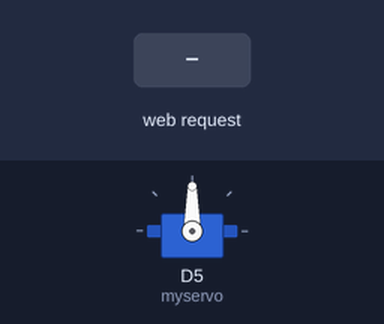
This sketch was run on a simulated ESP8266 (NodeMCU). Shown: servo. The test bench sets the inputs (shaded band). WiFi joins after 1.5 s; servers stay silent unless stated; what the sketch prints to the serial monitor is not drawn.

Above: at 4.2 s.
4.3 s: HTTP request GET /servo?angle=1 received
At 6.0 s:
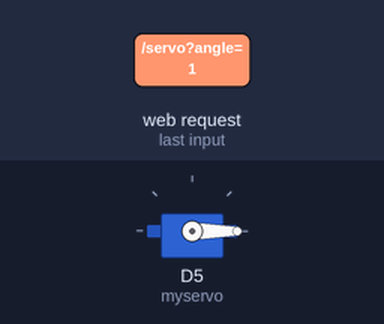
6.3 s: HTTP request GET /servo?angle=120 received
At 6.55 s:
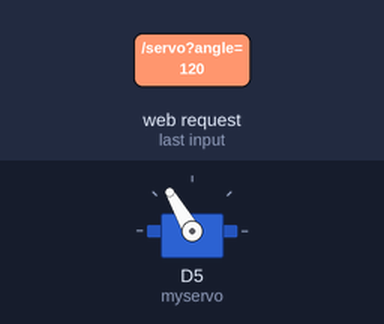
Timing chart, 0 to 9.3 s (numbered marks = the images above; inputs shaded):
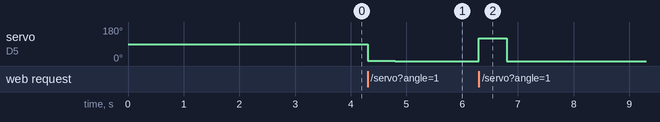

Measured:
- after the input at 4.3 s, servo on D5 (myservo): 90° → 1° at once, → 0° 0.50 s later
- after the input at 6.3 s, servo on D5 (myservo): 0° → 120° at once, → 0° 0.50 s later

The sketch:

servo_nhietdodoam_sieuam.ino
```cpp
#include <ESP8266WiFi.h>
#include <ESP8266WebServer.h>

// const char* ssid = "Redmi Note 9S";
// const char* password = "qazwsx123";
const char* ssid = "ICOFFEE";
const char* password = "xincamon";

// Khởi tạo đối tượng máy chủ web
ESP8266WebServer server(80);


#include <Servo.h>
Servo myservo;
void handleServo() {
  String angleString = server.arg("angle");
  Serial.println(angleString);
  int angle = angleString.toInt();
  myservo.write(angle);
  delay(500);
  myservo.write(0);
  server.send(200, "text/plain", "success");
}

#include <DHT.h>
DHT dht(D4, DHT11);
float temperature = 0.0;
float humidity = 0.0;
float tmp = 0.0;
void handleGetHumidity() {
    tmp = dht.readHumidity();
    if(!isnan(tmp)) humidity = tmp;
    server.send(200, "text/plain", String(humidity));
}
void handleGetTemperature() {
    tmp = dht.readTemperature();
    if(!isnan(tmp)) temperature = tmp;
    server.send(200, "text/plain", String(temperature));
}

const int trig = D1;
const int echo = D2;
float distance = 0.0;
void handleGetDistance() {
  digitalWrite(trig, LOW);
  delayMicroseconds(2);
  digitalWrite(trig, HIGH);
  delayMicroseconds(5);
  digitalWrite(trig, LOW);
  distance = (float)pulseIn(echo, HIGH) / 2.0 / 29.412;
  server.send(200, "text/plain", String(distance));
}

void setup() {
  // Khởi động Serial để theo dõi thông tin debug
  Serial.begin(9600);
  Serial.println("Kế2222t nối đến WiFi");

  // Kết nối WiFi
  WiFi.begin(ssid, password);
  Serial.println("Kết nối đến WiFi");
  while (WiFi.status() != WL_CONNECTED) {
    Serial.print(".");
    delay(1000);
  }
  Serial.println("Đã kết nối thành công!");
  server.on("/humidity", handleGetHumidity);
  server.on("/temperature", handleGetTemperature);
  server.on("/distance", handleGetDistance);
  server.on("/servo", handleServo);

  // Khởi động máy chủ
  server.enableCORS(true);
  server.begin();
  Serial.println("Server started");
  Serial.print("IP Address of network: "); // will IP address on Serial Monitor
  Serial.println(WiFi.localIP());
  Serial.print("Copy and paste the following URL: https://");
  Serial.print(WiFi.localIP());
  Serial.println("/");

  // stepper.Enable();
  myservo.attach(D5, 500, 2500);
  dht.begin();
  pinMode(trig, OUTPUT);
  pinMode(echo, INPUT);
  delay(1000);
}

void loop() {
  server.handleClient(); // Xử lý các yêu cầu từ client
}
```
